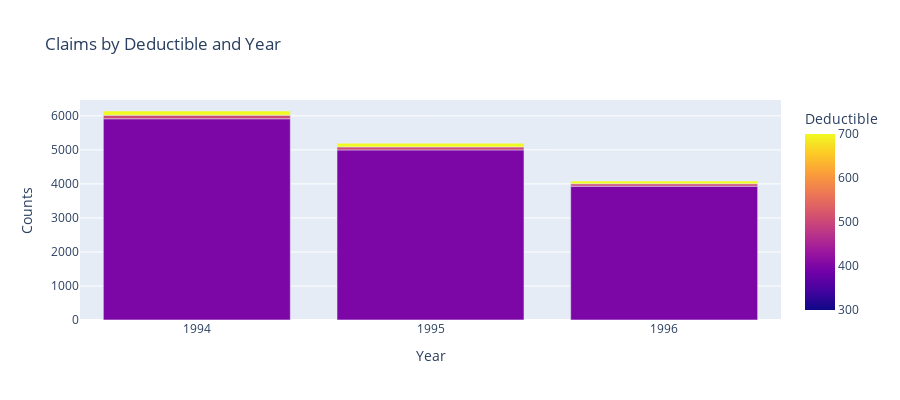

The cell this chart's notebook holds for it:
### Code cell
# Group by Deductible and Year
df_deductible_year = data.groupby(["Deductible", "Year"]).agg({"Deductible":"count"})
df_deductible_year.columns = ["Counts"]
df_deductible_year.reset_index(inplace=True)

# Plot the results as a bar chart
fig = px.bar(df_deductible_year, x="Year", y="Counts",
             color='Deductible', barmode='group',
             height=400,
             title="Claims by Deductible and Year")
fig.show()

### Figure 1 — Plotly figure (JSON) as saved in the notebook; plotly's stock layout.template omitted (floating-point values rounded to 4 significant figures)
{"data": [{"alignmentgroup": "True", "hovertemplate": "Year=%{x}<br>Counts=%{y}<br>Deductible=%{marker.color}<extra></extra>", "legendgroup": "", "marker": {"color": [300, 300, 300, 400, 400, 400, 500, 500, 500, 700, 700, 700], "coloraxis": "coloraxis", "pattern": {"shape": ""}}, "name": "", "offsetgroup": "", "orientation": "v", "showlegend": false, "textposition": "auto", "type": "bar", "x": [1994, 1995, 1996, 1994, 1995, 1996, 1994, 1995, 1996, 1994, 1995, 1996], "xaxis": "x", "y": [3, 3, 2, 5911, 4996, 3931, 105, 87, 71, 123, 109, 79], "yaxis": "y"}], "layout": {"barmode": "group", "coloraxis": {"colorbar": {"title": {"text": "Deductible"}}, "colorscale": [[0, "#0d0887"], [0.1111, "#46039f"], [0.2222, "#7201a8"], [0.3333, "#9c179e"], [0.4444, "#bd3786"], [0.5556, "#d8576b"], [0.6667, "#ed7953"], [0.7778, "#fb9f3a"], [0.8889, "#fdca26"], [1, "#f0f921"]]}, "height": 400, "legend": {"tracegroupgap": 0}, "title": {"text": "Claims by Deductible and Year"}, "xaxis": {"anchor": "y", "domain": [0, 1], "title": {"text": "Year"}}, "yaxis": {"anchor": "x", "domain": [0, 1], "title": {"text": "Counts"}}}}
